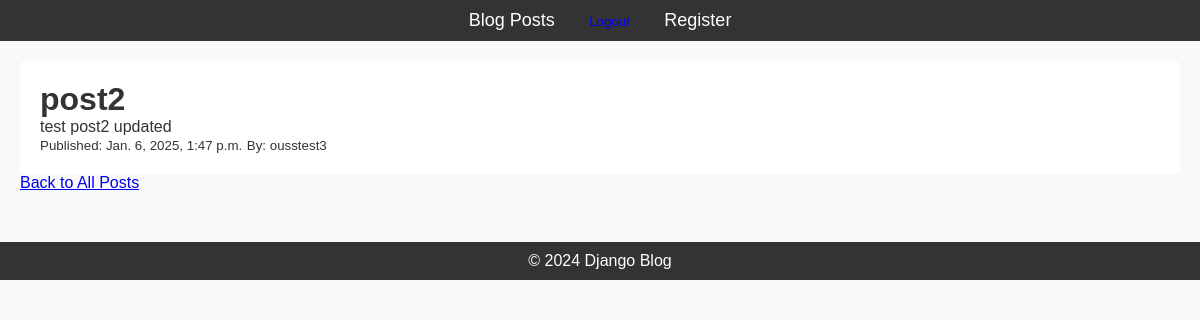
The app's page /post/2/ with its own data.
### blog/models.py (models this page shows, shortened)
class Post(models.Model):
    title = models.CharField(max_length=200)
    content = models.TextField()
    published_date = models.DateTimeField(auto_now_add=True)
    author = models.ForeignKey(User, on_delete=models.CASCADE, related_name='posts')

### blog/views.py (the view)
# urls.py: path('post/<int:pk>/', PostDetailView.as_view(), name='post-detail'),
class PostDetailView(DetailView):
    model = Post
    template_name = "blog/post_detail.html"

### blog/templates/blog/post_detail.html (shortened to what this page needs)
{% extends 'blog/base.html' %}
{% load static %}
{% block content %}
    <div style="background: #fff; padding: 20px; border-radius: 5px;">
        <h1>{{ post.title }}</h1>
        <p>{{ post.content }}</p>
        <small>Published: {{ post.published_date }}</small>
        <small>By: {{ post.author }}</small>
    </div>
    <a href="{% url 'post-list' %}" class="btn btn-secondary" style="margin-top: 20px;">Back to All Posts</a>
{% endblock %}

### blog/static/css/styles.css (style rules this page uses)
* { margin: 0; padding: 0; box-sizing: border-box; }
body { font-family: Arial, sans-serif; background-color: #f9f9f9; color: #333; }

### records on screen
Post: title "post2", content "test post2 updated", published_date "Jan. 6, 2025, 1:47 p.m.", author "ousstest3"
